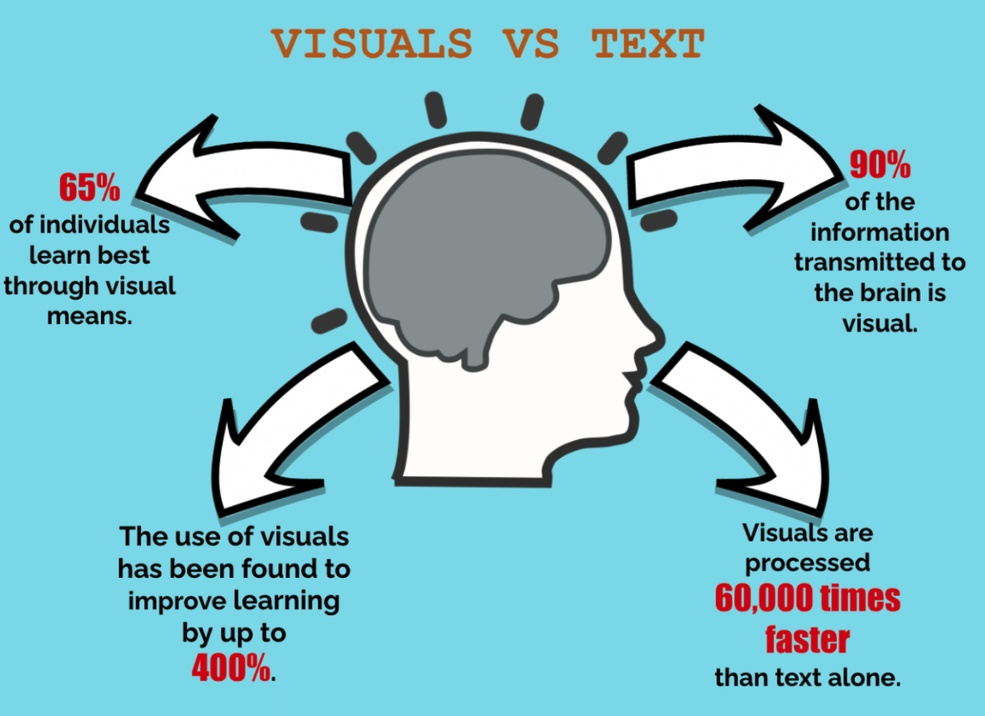
#> input picture Visuals vs Text image.jpg, 985 x 716 px, shrunk from 1269 x 923 before the run
$ python 'Testline Assignment.py'
#> lines starting #> are read from the running program, lines starting #| are printed output that depends on the picture; after the words box and inside, x2 and y2 are one past the last pixel; in counts of white or black regions, pixels touching at a corner belong together
#> the answer given: Visuals vs Text image.jpg
import os
from google.cloud import vision
import io
import cv2

os.environ['GOOGLE_APPLICATION_CREDENTIALS'] = "path/to/your/service_account_key.json"
client = vision.ImageAnnotatorClient()


def analyze_image(image_path):
    with io.open(image_path, 'rb') as image_file:
        content = image_file.read()

    image = vision.Image(content=content)
    response = client.text_detection(image=image)
    texts = response.text_annotations

    return texts


def segment_visual_elements(image_path):
#> called with image_path = 'Visuals vs Text image.jpg'
    image = cv2.imread(image_path)
#> image is the input picture: shape (716, 985, 3); mean B, G, R 207.6, 195.2, 128.3
    gray = cv2.cvtColor(image, cv2.COLOR_BGR2GRAY)
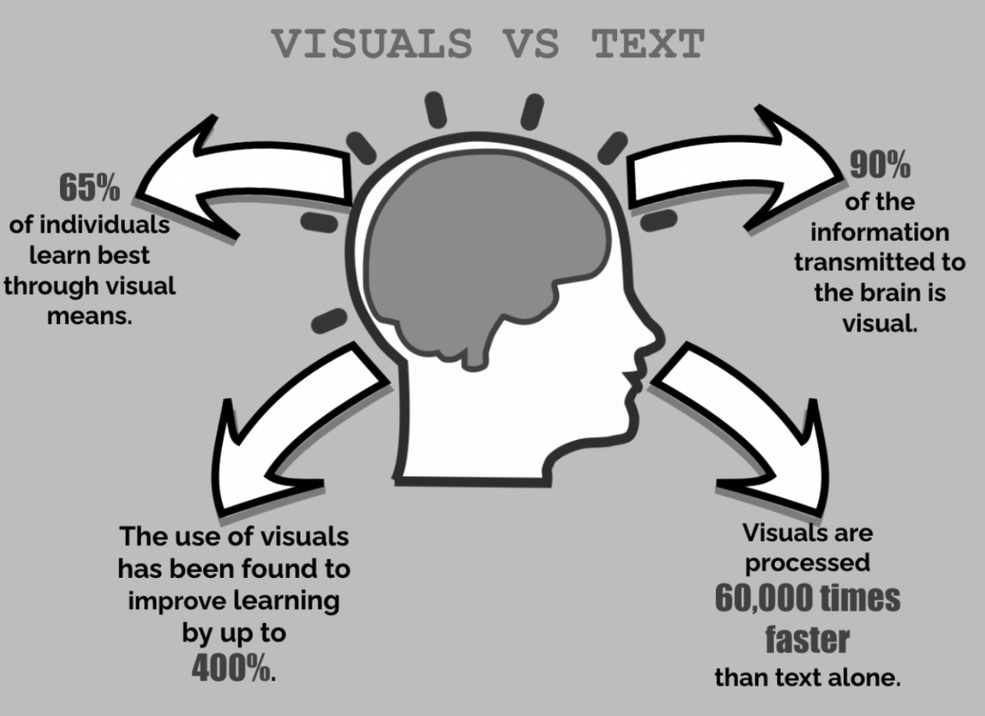
#> gray: shape (716, 985); min 0, max 255, mean 176.5
    _, binary = cv2.threshold(gray, 150, 255, cv2.THRESH_BINARY_INV)
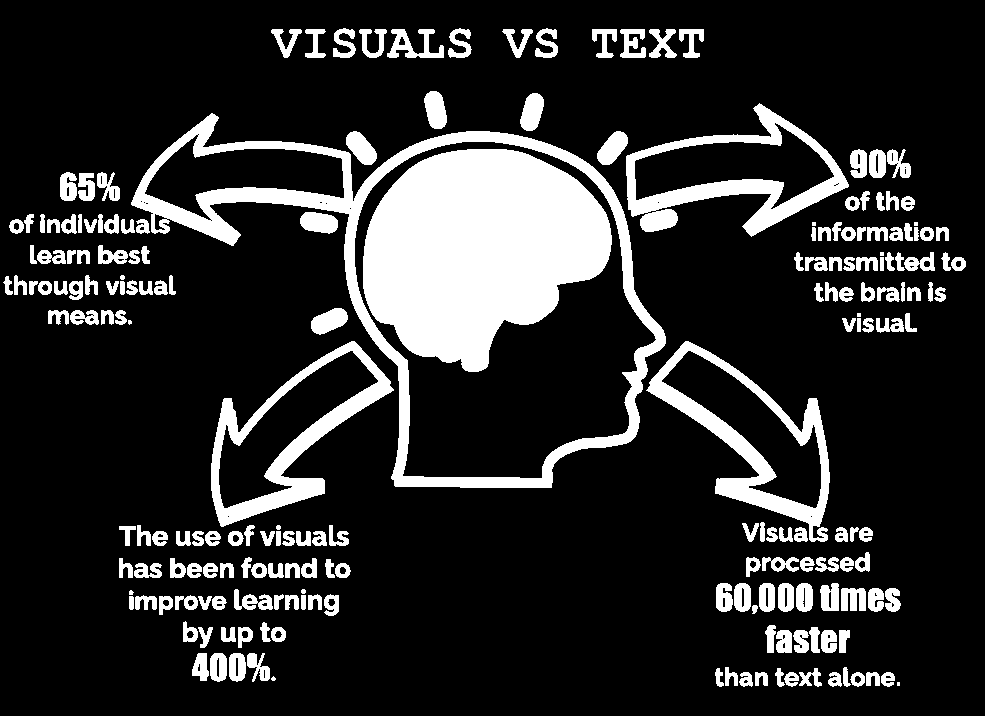
#> binary: shape (716, 985); 17% white; 207 white regions (8 under 20 px)

    contours, _ = cv2.findContours(binary, cv2.RETR_EXTERNAL, cv2.CHAIN_APPROX_SIMPLE)
#> contours = 206 contours, 11 with area under 20; largest, box (x1, y1, x2, y2) and area: (131, 113, 666, 488) 101038, (646, 341, 830, 542) 15626, (211, 341, 394, 527) 15470, (626, 103, 849, 237) 15274, (387, 29, 444, 58) 688

    visual_elements = []

    image_dir = 'visual_elements'
    if not os.path.exists(image_dir):
        os.makedirs(image_dir)

    for i, contour in enumerate(contours):
        x, y, w, h = cv2.boundingRect(contour)
        visual_element = image[y:y+h, x:x+w]
        img_path = os.path.join(image_dir, f'visual_element_{i}.png')
        cv2.imwrite(img_path, visual_element)
        visual_elements.append((x, y, w, h, img_path))
#> this loop made 206 passes
#> (x, y, w, h) on passes 2 to 4: (271, 676, 5, 5), (881, 672, 14, 15), (866, 672, 14, 14)
#> after the loop, visual_elements = 206 items

    return visual_elements


def create_html(texts, visual_elements, output_path='output.html'):
    html_content = "<html><body>\n"

    images_html = ""

    # Add images to HTML
    for i, (x, y, w, h, img_path) in enumerate(visual_elements):
        images_html += f"<div style='position:relative;'>\n"
        images_html += f"  <img src='{img_path}' style='position:absolute; left:{x}px; top:{y}px; width:{w}px; height:{h}px;'>\n"
        images_html += "</div>\n"

    # Full paragraph text
    full_text_html = f"<p>{texts[0].description}</p>" if texts else ""

    html_content += images_html + "\n" + full_text_html
    html_content += "</body></html>"

    with open(output_path, 'w') as html_file:
        html_file.write(html_content)


# Example usage
image_path = input("Enter the complete file path, make sure to add double slashes '/': " )
texts = analyze_image(image_path)
visual_elements = segment_visual_elements(image_path)
#> visual_elements = 206 items
create_html(texts, visual_elements)
#> the loop in create_html, `for i, (x, y, w, h, img_path) in enumerate(visual_elements):` made 206 passes
#> (x, y, w, h, img_path) on passes 1 to 3: (897, 682, 3, 4, 'visual_elements/visual_element_0.png'), (271, 676, 5, 5, 'visual_elements/visual_element_1.png'), (881, 672, 14, 15, 'visual_elements/visual_element_2.png')
